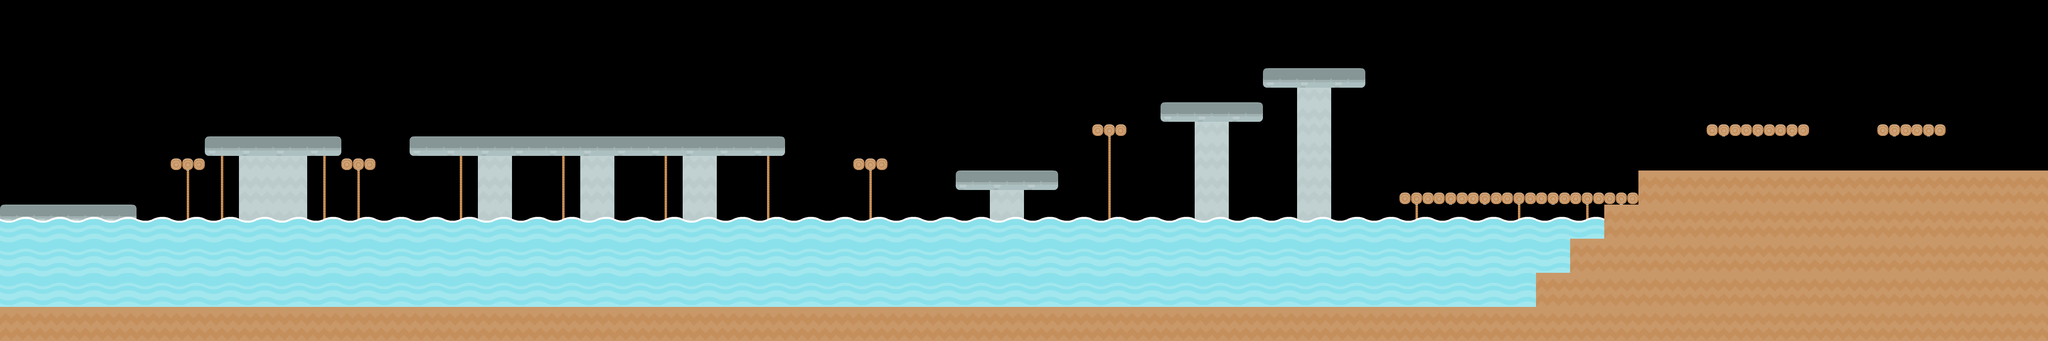

Rendered tile map (Tiled .tmx) drawn with the repository's tilesets; below, a short description and the full map source, tile grids included:
An orthogonal 60x10 tile map with 70x70 px tiles, 2 tile layers (BG, Physical) and 23 objects (15x platform, 3x button, spawnpoint, exitSign, doorBot, ...).

<map version="1.10" tiledversion="1.11.0" orientation="orthogonal" renderorder="right-down" width="60" height="10" tilewidth="70" tileheight="70" infinite="0" nextlayerid="5" nextobjectid="68">
 <properties>
  <property name="star1time" type="float" value="7" />
 </properties>
 <tileset firstgid="1" name="tiles_spritesheet" tilewidth="70" tileheight="70" spacing="2" tilecount="156" columns="12">
  <image source="tiles_spritesheet.png" width="914" height="936" />
 </tileset>
 <layer id="4" name="BG" width="60" height="10">
  <data encoding="csv">
0,0,0,0,0,0,0,0,0,0,0,0,0,0,0,0,0,0,0,0,0,0,0,0,0,0,0,0,0,0,0,0,0,0,0,0,0,0,0,0,0,0,0,0,0,0,0,0,0,0,0,0,0,0,0,0,0,0,0,0,
0,0,0,0,0,0,0,0,0,0,0,0,0,0,0,0,0,0,0,0,0,0,0,0,0,0,0,0,0,0,0,0,0,0,0,0,0,0,0,0,0,0,0,0,0,0,0,0,0,0,0,0,0,0,0,0,0,0,0,0,
0,0,0,0,0,0,0,0,0,0,0,0,0,0,0,0,0,0,0,0,0,0,0,0,0,0,0,0,0,0,0,0,0,0,0,0,0,0,155,0,0,0,0,0,0,0,0,0,0,0,0,0,0,0,0,0,0,0,0,0,
0,0,0,0,0,0,0,0,0,0,0,0,0,0,0,0,0,0,0,0,0,0,0,0,0,0,0,0,0,0,0,0,125,0,0,155,0,0,155,0,0,0,0,0,0,0,0,0,0,0,125,125,125,0,0,0,0,0,0,0,
0,0,0,0,0,0,150,155,155,150,0,0,0,150,155,0,150,155,0,150,155,0,150,0,0,0,0,0,0,0,0,0,150,0,0,155,0,0,155,0,0,0,0,0,0,0,0,0,0,0,0,0,0,0,0,0,0,0,0,0,
0,0,0,0,0,150,150,155,155,150,150,0,0,150,155,0,150,155,0,150,155,0,150,0,0,150,0,0,0,155,0,0,150,0,0,155,0,0,155,0,0,0,0,0,0,0,0,125,0,0,0,0,0,153,0,0,0,0,0,0,
127,118,118,120,0,150,150,155,155,150,150,0,0,150,155,0,150,155,0,150,155,0,150,0,0,150,0,0,0,155,0,0,150,0,0,155,0,0,155,0,0,150,0,0,150,0,150,0,0,0,0,0,0,0,0,0,0,0,0,0,
150,0,0,150,0,150,150,155,0,150,150,0,0,150,0,0,150,0,0,150,0,0,150,0,0,150,0,0,0,150,0,0,150,0,0,150,0,0,150,0,0,150,0,0,150,0,0,0,0,0,0,0,0,0,0,0,0,0,0,0,
150,0,0,150,0,150,150,0,0,150,150,0,0,150,0,0,150,0,0,150,0,0,150,0,0,150,0,0,0,150,0,0,150,0,0,150,0,0,150,0,0,150,0,0,150,0,0,0,0,0,0,0,0,0,0,0,0,0,0,0,
150,0,0,0,0,0,0,0,0,0,0,0,0,0,0,0,0,0,0,0,0,0,0,0,0,0,0,0,0,0,0,0,0,0,0,0,0,0,0,0,0,0,0,0,0,0,0,0,0,0,0,0,0,0,0,0,0,0,0,0
</data>
 </layer>
 <layer id="1" name="Physical" width="60" height="10">
  <data encoding="csv">
0,0,0,0,0,0,0,0,0,0,0,0,0,0,0,0,0,0,0,0,0,0,0,0,0,0,0,0,0,0,0,0,0,0,0,0,0,0,0,0,0,0,0,0,0,0,0,0,0,0,0,0,0,0,0,0,0,0,0,0,
0,0,0,0,0,0,0,0,0,0,0,0,0,0,0,0,0,0,0,0,0,0,0,0,0,0,0,0,0,0,0,0,0,0,0,0,0,0,0,0,0,0,0,0,0,0,0,0,0,0,0,0,0,0,0,0,0,0,0,0,
0,0,0,0,0,0,0,0,0,0,0,0,0,0,0,0,0,0,0,0,0,0,0,0,0,0,0,0,0,0,0,0,0,0,0,0,0,127,118,120,0,0,0,0,0,0,0,0,0,0,0,0,0,0,0,0,0,0,0,0,
0,0,0,0,0,0,0,0,0,0,0,0,0,0,0,0,0,0,0,0,0,0,0,0,0,0,0,0,0,0,0,0,0,0,127,118,120,0,0,0,0,0,0,0,0,0,0,0,0,0,0,0,0,0,0,125,125,0,0,0,
0,0,0,0,0,125,127,118,118,120,125,0,127,118,118,118,118,118,118,118,118,118,120,0,0,125,0,0,0,0,0,0,0,0,0,0,0,0,0,0,0,0,0,0,0,0,0,0,0,0,0,0,0,0,0,0,0,0,0,0,
0,0,0,0,0,0,0,0,0,0,0,0,0,0,0,0,0,0,0,0,0,0,0,0,0,0,0,0,127,118,120,0,0,0,0,0,0,0,0,0,0,125,125,125,125,125,125,0,153,153,153,153,153,153,153,153,153,153,153,153,
103,103,103,103,103,103,103,103,103,103,103,103,103,103,103,103,103,103,103,103,103,103,103,103,103,103,103,103,103,103,103,103,103,103,103,103,103,103,103,103,103,103,103,103,103,103,103,153,153,153,153,153,153,153,153,153,153,153,153,153,
44,44,44,44,44,44,44,44,44,44,44,44,44,44,44,44,44,44,44,44,44,44,44,44,44,44,44,44,44,44,44,44,44,44,44,44,44,44,44,44,44,44,44,44,44,44,153,153,153,153,153,153,153,153,153,153,153,153,153,153,
44,44,44,44,44,44,44,44,44,44,44,44,44,44,44,44,44,44,44,44,44,44,44,44,44,44,44,44,44,44,44,44,44,44,44,44,44,44,44,44,44,44,44,44,44,153,153,153,153,153,153,153,153,153,153,153,153,153,153,153,
153,153,153,153,153,153,153,153,153,153,153,153,153,153,153,153,153,153,153,153,153,153,153,153,153,153,153,153,153,153,153,153,153,153,153,153,153,153,153,153,153,153,153,153,153,153,153,153,153,153,153,153,153,153,153,153,153,153,153,153
</data>
 </layer>
 <objectgroup id="2" name="Object Layer 1">
  <properties>
   <property name="type" value="SLIP" />
  </properties>
  <object id="23" type="spawnpoint" x="25.3333" y="280.334" width="116" height="42" />
  <object id="16" type="platform" x="423.355" y="286.465" width="275.789" height="39">
   <properties>
    <property name="type" value="SLIP" />
   </properties>
  </object>
  <object id="17" type="exitSign" gid="65" x="4056.04" y="354.228" width="70" height="70" />
  <object id="18" type="doorBot" gid="58" x="4125.22" y="351.873" width="70" height="70" />
  <object id="19" type="doorTop" gid="46" x="4125.35" y="282.294" width="70" height="70" />
  <object id="20" type="exitTrigger" x="3986.92" y="282.662" width="210" height="70" />
  <object id="23" type="platform" x="841.813" y="283.846" width="764.557" height="15">
   <properties>
    <property name="type" value="SLIP" />
   </properties>
  </object>
  <object id="42" type="platform" x="352.106" y="330.5" width="61.789" height="19">
   <properties>
    <property name="type" value="NORMAL" />
   </properties>
  </object>
  <object id="43" type="platform" x="1754.11" y="331.5" width="61.789" height="19">
   <properties>
    <property name="Type" value="NORMAL" />
   </properties>
  </object>
  <object id="50" type="platform" x="704.106" y="328.5" width="61.789" height="19">
   <properties>
    <property name="type" value="NORMAL" />
   </properties>
  </object>
  <object id="51" type="platform" x="-0.561167" y="427.167" width="275.789" height="39">
   <properties>
    <property name="type" value="SLIP" />
   </properties>
  </object>
  <object id="52" type="platform" x="1960.11" y="352.833" width="206.789" height="19">
   <properties>
    <property name="type" value="SLIP" />
   </properties>
  </object>
  <object id="66" type="platform" x="2380.78" y="217.5" width="206.789" height="19">
   <properties>
    <property name="type" value="SLIP" />
   </properties>
  </object>
  <object id="54" type="platform" x="2243.11" y="261.5" width="61.789" height="19">
   <properties>
    <property name="Type" value="NORMAL" />
   </properties>
  </object>
  <object id="56" type="platform" x="2873.11" y="400.5" width="485.789" height="19">
   <properties>
    <property name="type" value="NORMAL" />
   </properties>
  </object>
  <object id="57" type="platform" x="3362.11" y="354.5" width="834.789" height="35">
   <properties>
    <property name="type" value="SLOW" />
   </properties>
  </object>
  <object id="59" type="button" x="382.5" y="298.5">
   <point />
  </object>
  <object id="60" type="button" x="2979" y="373">
   <point />
  </object>
  <object id="61" type="platform" x="3501.11" y="260.5" width="205.789" height="19">
   <properties>
    <property name="type" value="NORMAL" />
   </properties>
  </object>
  <object id="62" type="platform" x="3855.11" y="262.5" width="129.789" height="19">
   <properties>
    <property name="type" value="NORMAL" />
   </properties>
  </object>
  <object id="63" type="button" x="4030" y="324">
   <point />
  </object>
  <object id="65" type="platform" x="7.94166" y="16.7551" width="410.789" height="7" rotation="90">
   <properties>
    <property name="Type" value="NORMAL" />
   </properties>
  </object>
  <object id="67" type="platform" x="2590.61" y="145.167" width="206.789" height="19">
   <properties>
    <property name="type" value="SLIP" />
   </properties>
  </object>
 </objectgroup>
</map>
